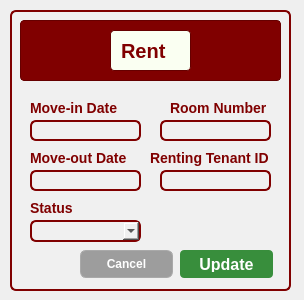
<?xml version="1.0" encoding="UTF-8"?>
<ui version="4.0">
 <class>Dialog</class>
 <widget class="QDialog" name="Dialog">
  <property name="geometry">
   <rect>
    <x>0</x>
    <y>0</y>
    <width>304</width>
    <height>300</height>
   </rect>
  </property>
  <property name="windowTitle">
   <string>Dialog</string>
  </property>
  <widget class="QFrame" name="frame">
   <property name="geometry">
    <rect>
     <x>10</x>
     <y>10</y>
     <width>281</width>
     <height>281</height>
    </rect>
   </property>
   <property name="styleSheet">
    <string notr="true">background-color: rgb(240, 240, 240);
border: 2px solid #800000;
border-radius: 6px;
</string>
   </property>
   <property name="frameShape">
    <enum>QFrame::StyledPanel</enum>
   </property>
   <property name="frameShadow">
    <enum>QFrame::Raised</enum>
   </property>
   <widget class="QFrame" name="frame_3">
    <property name="geometry">
     <rect>
      <x>10</x>
      <y>10</y>
      <width>261</width>
      <height>61</height>
     </rect>
    </property>
    <property name="styleSheet">
     <string notr="true">background-color: #800000;  /* Maroon background */
                border: 1px solid #660000;  /* Darker maroon border */
                border-radius: 4px;
                padding: 5px;
                font-family: 'Times New Roman', serif;  /* Formal font */
                font-size: 14px;
                color: white;</string>
    </property>
    <property name="frameShape">
     <enum>QFrame::StyledPanel</enum>
    </property>
    <property name="frameShadow">
     <enum>QFrame::Raised</enum>
    </property>
    <widget class="QLabel" name="label_2">
     <property name="geometry">
      <rect>
       <x>90</x>
       <y>10</y>
       <width>81</width>
       <height>41</height>
      </rect>
     </property>
     <property name="styleSheet">
      <string notr="true">background-color: rgb(250, 255, 242);
border: 1px solid #660000;
border-radius: 4px;
padding: 5px;
font-family: 'Cal Sans', sans-serif;
font-weight: 700;
font-style: normal;
font-size: 20px;
color: #800000;
text-align: center;
vertical-align: middle;

</string>
     </property>
     <property name="text">
      <string>Rent</string>
     </property>
    </widget>
   </widget>
   <widget class="QLineEdit" name="RoomNumberLineEdit">
    <property name="geometry">
     <rect>
      <x>150</x>
      <y>110</y>
      <width>111</width>
      <height>21</height>
     </rect>
    </property>
   </widget>
   <widget class="QLabel" name="label_3">
    <property name="geometry">
     <rect>
      <x>160</x>
      <y>90</y>
      <width>101</width>
      <height>16</height>
     </rect>
    </property>
    <property name="styleSheet">
     <string notr="true">background: none;
    border: none;
    color: #800000;
    font-family: 'Cal Sans', sans-serif;
    font-weight: 700;
    font-style: normal;
    font-size: 14px;</string>
    </property>
    <property name="text">
     <string>Room Number</string>
    </property>
   </widget>
   <widget class="QPushButton" name="UpdatepushButton">
    <property name="geometry">
     <rect>
      <x>170</x>
      <y>240</y>
      <width>93</width>
      <height>28</height>
     </rect>
    </property>
    <property name="styleSheet">
     <string notr="true">background-color: #388E3C; /* Darker green */
color: white;
font-family: &quot;Cal Sans&quot;, sans-serif;
font-weight: 700; /* Bold */
font-size: 16px;
border: none;
border-radius: 4px;
padding: 6px 12px;
</string>
    </property>
    <property name="text">
     <string>Update</string>
    </property>
   </widget>
   <widget class="QPushButton" name="CancelpushButton">
    <property name="geometry">
     <rect>
      <x>70</x>
      <y>240</y>
      <width>93</width>
      <height>28</height>
     </rect>
    </property>
    <property name="styleSheet">
     <string notr="true">background: rgb(157, 157, 157);
color: white;
font-family: 'Cal Sans', sans-serif;
font-weight: 500;
font-style: normal;
font-size: 12px;
border: 1px solid rgb(169, 169, 169);
</string>
    </property>
    <property name="text">
     <string>Cancel</string>
    </property>
   </widget>
   <widget class="QLineEdit" name="RentingTenantIDLineEdit">
    <property name="geometry">
     <rect>
      <x>150</x>
      <y>160</y>
      <width>111</width>
      <height>21</height>
     </rect>
    </property>
   </widget>
   <widget class="QLabel" name="label_4">
    <property name="geometry">
     <rect>
      <x>140</x>
      <y>140</y>
      <width>131</width>
      <height>16</height>
     </rect>
    </property>
    <property name="styleSheet">
     <string notr="true">background: none;
    border: none;
    color: #800000;
    font-family: 'Cal Sans', sans-serif;
    font-weight: 700;
    font-style: normal;
    font-size: 14px;</string>
    </property>
    <property name="text">
     <string>Renting Tenant ID</string>
    </property>
   </widget>
   <widget class="QLabel" name="label_5">
    <property name="geometry">
     <rect>
      <x>20</x>
      <y>90</y>
      <width>111</width>
      <height>16</height>
     </rect>
    </property>
    <property name="styleSheet">
     <string notr="true">background: none;
    border: none;
    color: #800000;
    font-family: 'Cal Sans', sans-serif;
    font-weight: 700;
    font-style: normal;
    font-size: 14px;</string>
    </property>
    <property name="text">
     <string>Move-in Date</string>
    </property>
   </widget>
   <widget class="QLineEdit" name="MoveInDateLineEdit">
    <property name="geometry">
     <rect>
      <x>20</x>
      <y>110</y>
      <width>111</width>
      <height>21</height>
     </rect>
    </property>
   </widget>
   <widget class="QLabel" name="label_10">
    <property name="geometry">
     <rect>
      <x>20</x>
      <y>190</y>
      <width>111</width>
      <height>16</height>
     </rect>
    </property>
    <property name="styleSheet">
     <string notr="true">background: none;
    border: none;
    color: #800000;
    font-family: 'Cal Sans', sans-serif;
    font-weight: 700;
    font-style: normal;
    font-size: 14px;</string>
    </property>
    <property name="text">
     <string>Status</string>
    </property>
   </widget>
   <widget class="QComboBox" name="MoveStatuscomboBox">
    <property name="geometry">
     <rect>
      <x>20</x>
      <y>210</y>
      <width>111</width>
      <height>22</height>
     </rect>
    </property>
   </widget>
   <widget class="QLineEdit" name="MoveInDateLineEdit_2">
    <property name="geometry">
     <rect>
      <x>20</x>
      <y>160</y>
      <width>111</width>
      <height>21</height>
     </rect>
    </property>
   </widget>
   <widget class="QLabel" name="label_6">
    <property name="geometry">
     <rect>
      <x>20</x>
      <y>140</y>
      <width>111</width>
      <height>16</height>
     </rect>
    </property>
    <property name="styleSheet">
     <string notr="true">background: none;
    border: none;
    color: #800000;
    font-family: 'Cal Sans', sans-serif;
    font-weight: 700;
    font-style: normal;
    font-size: 14px;</string>
    </property>
    <property name="text">
     <string>Move-out Date</string>
    </property>
   </widget>
  </widget>
 </widget>
 <resources/>
 <connections/>
</ui>
